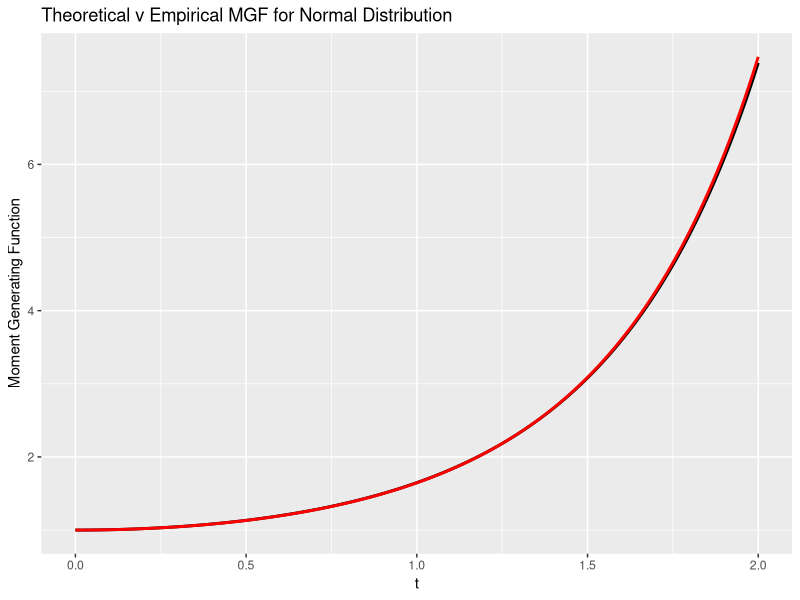
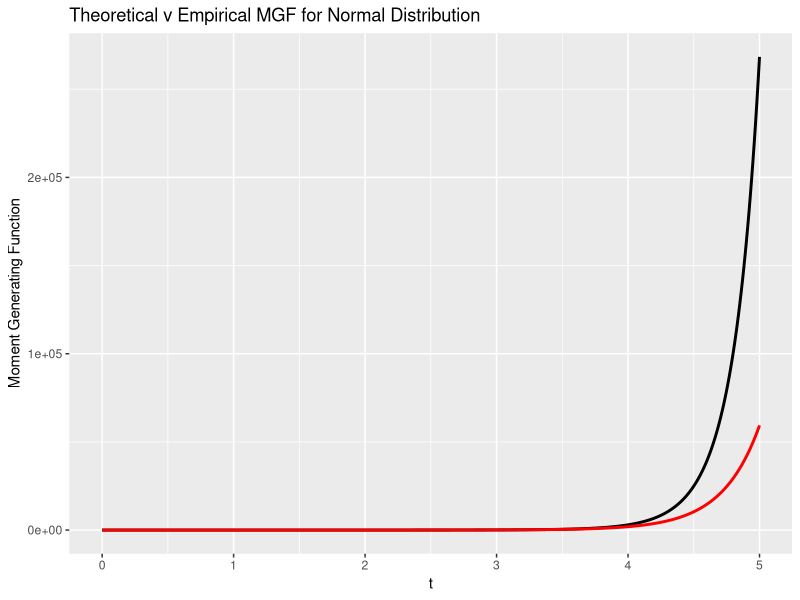
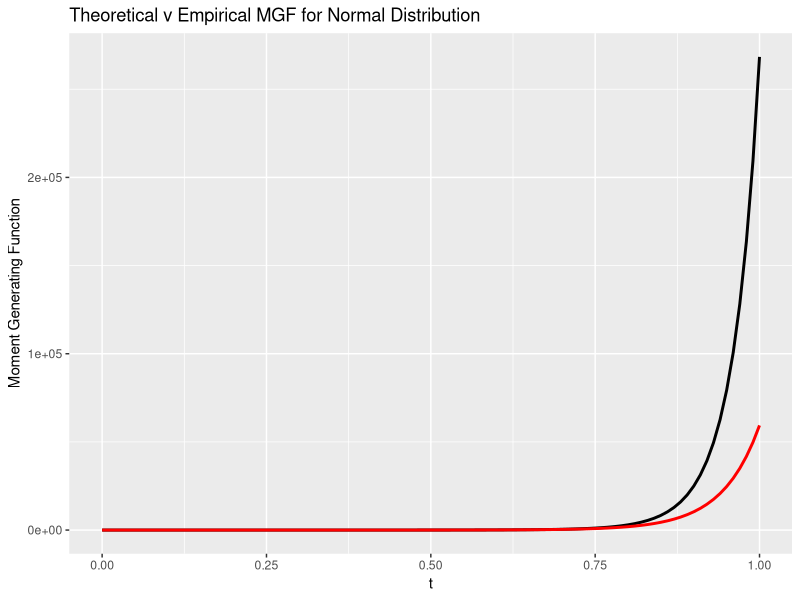
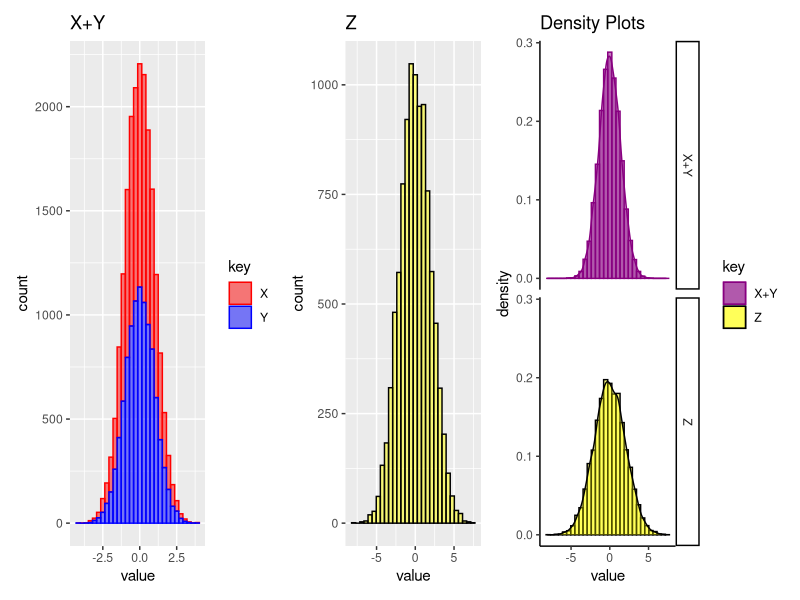
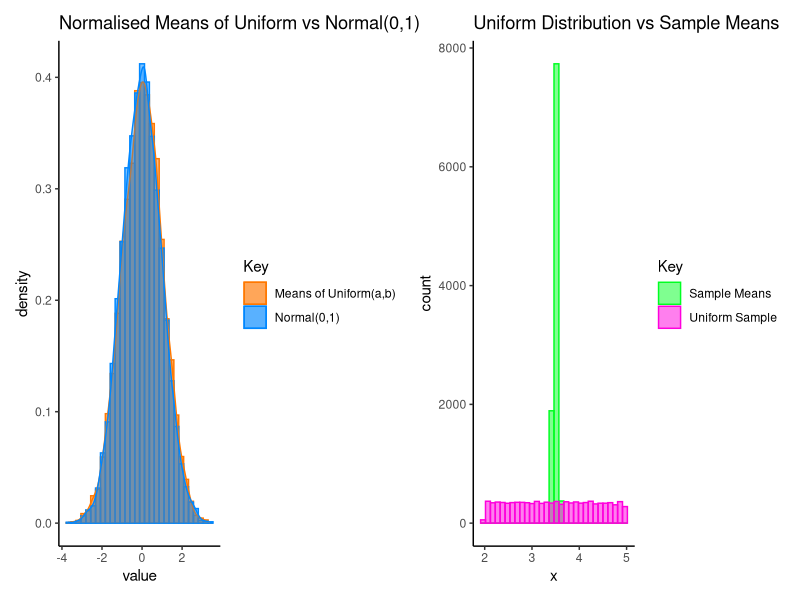

Source code (R) for these figures, in order:
library(ggplot2)
library(patchwork)

#Ex 1a, creates function to evaluate MGFt and MGFe when given 3 variables

evaluate_MGF <- function(mu,sigma,t){
  
  set.seed(123)
  sims = 10000
  
  X <- rnorm(sims,mu,sigma)
  
  MGF_e <- mean(exp(t*X))
  print(c("empirical MGF:", MGF_e))
  
  MGF_t <- exp(mu*t+0.5*sigma^2*t^2)
  print(c("theoretical MGF:", MGF_t))
}

evaluate_MGF(0,1,2)

#Ex 1b plots MGF.t and MGF.e given mu, sigma, t end point

plot_MGF_X <- function(mu,sigma,tn){
  
  set.seed(123)
  
  t = seq(0, tn, 0.01)
  sims = 10000
  
  X <- rnorm(sims, mu, sigma)
  
  MGF.t <- sapply(t, function(t) exp(mu*t+0.5*sigma^2*t^2))
  MGF.e <- sapply(t, function(t) mean(exp(t*X)))
  
  mgf_theoretical <- data.frame(cbind(t,MGF.t))
  colnames(mgf_theoretical) <- c('t', 'MGF.t')
  
  mgf_empirical <- data.frame(cbind(t,MGF.e))
  colnames(mgf_empirical) <- c('t', 'MGF.e')
  
  MGF_plot = ggplot() + 
    geom_line(data = mgf_theoretical, aes(x = t, y = MGF.t), color = "black", linewidth = 1) +
    geom_line(data = mgf_empirical, aes(x = t, y = MGF.e), color = "red", linewidth = 1) +
    xlab('t') +
    ylab('Moment Generating Function')
  
  MGF_plot = MGF_plot + ggtitle("Theoretical v Empirical MGF for Normal Distribution")
  MGF_plot
}

plot_MGF_X(0,1,2)

plot_MGF_X(0,1,5)

plot_MGF_X(0,5,1)

#Ex 1c 

prove_sum <- function(mu1, mu2, sigma1, sigma2){

  set.seed(100)
  sims = 10000
  
  X = rnorm(sims, mu1, sigma1)
  Y = rnorm(sims, mu1, sigma1)
  Z = rnorm(sims, mu1 + mu2, sigma1 + sigma2)
  
  dfsum <- data.frame(
    key = factor(rep(c("X","Y"), each = sims/2)),
    value = c(X,Y))
  
  dfz <- data.frame(
    key = factor(rep("Z"), sims),
    value = Z)
  
  df <- data.frame(
    key = factor(rep(c("X+Y","Z"), each = sims)),
    value = c(X+Y,Z))
  
  sumplot <- ggplot(dfsum, aes(x = value, fill = key, color = key)) +
    geom_histogram(position = "stack", alpha = 0.5) +
    scale_color_manual(values=c("#ff0000", "#0000ff")) +
    scale_fill_manual(values=c("#ff0000", "#0000ff")) +
    ggtitle("X+Y")
  
  zplot <- ggplot(dfz, aes(x = value)) +
    geom_histogram(color = "black", fill = "yellow", alpha = 0.5) +
    ggtitle("Z")
  
  combplot <- ggplot(df, aes(x = value, fill = key, color = key)) +
    geom_histogram(aes(y=..density..), position = "identity", alpha = 0.5) +
    geom_density(alpha = 0.3) +
    scale_color_manual(values=c("#880080", "#000000")) +
    scale_fill_manual(values=c("#880080", "#ffff00")) +
    labs(title="Density Plots", x="value", y = "density") +
    theme_classic() + 
    facet_grid(key~.)
  
  sumplot + zplot + combplot

}

prove_sum(0,0,1,1)

#Ex 2a

plot_CLT <- function(a,b,n,nsim){
  
  set.seed(100)
  means <- NULL
  
  for (i in 1:nsim){
    means <- c(means, mean(runif(n,a,b)))
  }
                    
  varunif <- (((b-a)^2)/12)/n
  eunif <- (a+b)/2
  
  z <- (means-eunif)/sqrt(varunif)
  
  df <- as.data.frame(c(z, rnorm(nsim)))
  df$type <- c(rep("Means of Uniform(a,b)", nsim), rep("Normal(0,1)", nsim))
  colnames(df) <- c("Value", "Key")
    
  clt <- ggplot(df, aes(x=Value, fill=Key, color=Key)) +
    geom_histogram(aes(y=..density..),position = "identity", alpha = 0.5) +
    geom_density(alpha = 0.3) +
    scale_color_manual(values = c("#FF7800","#0087FF")) +
    scale_fill_manual(values = c("#FF7800","#0087FF")) +
    labs(title = "Normalised Means of Uniform vs Normal(0,1)", 
         x = "value", y = "density") +
    theme_classic()
  
  x <- runif(nsim,a,b)
  
  dat <- as.data.frame(c(x,means))
  dat$type <- c(rep("Uniform Sample", nsim),rep("Sample Means", nsim))
  colnames(dat) <- c("Value","Key")
  
  unifdist <- ggplot(dat,aes(x=Value, fill=Key, color=Key)) +
    geom_histogram(position = "identity", alpha = 0.5) +
    scale_color_manual(values = c("#00ff22", "#ff00dd")) +
    scale_fill_manual(values = c("#00ff22", "#ff00dd")) +
    labs(title = "Uniform Distribution vs Sample Means", x = "x", y = "count") +
    theme_classic()
  
  clt + unifdist

}

plot_CLT(2,5,500,10000)


